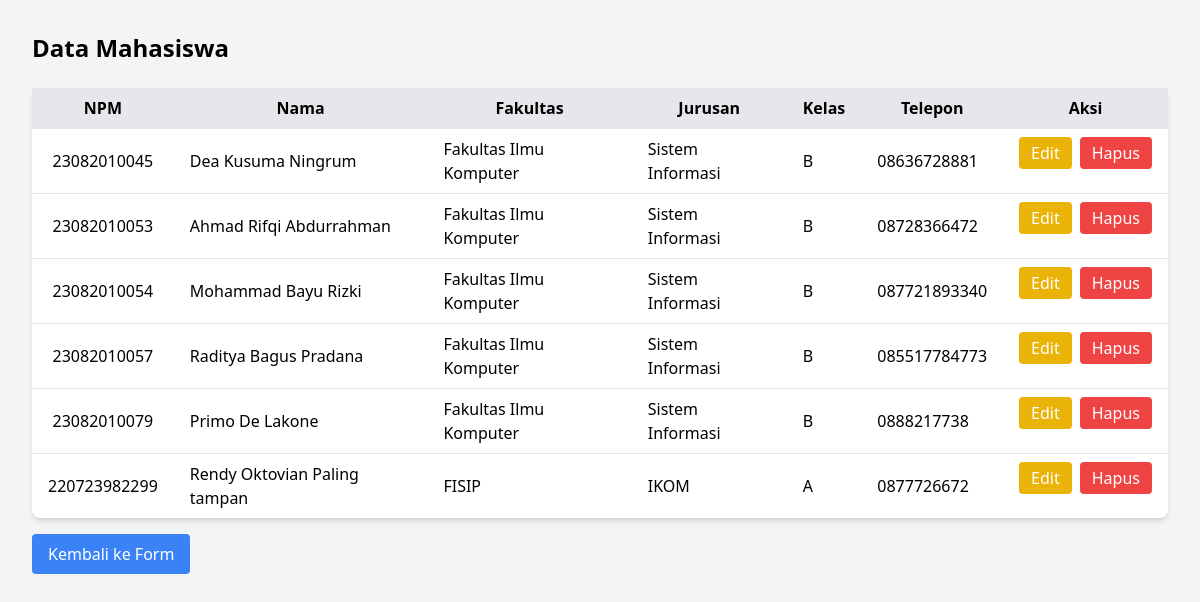
The app's page /read.php with its own data.
### tables this page shows
CREATE TABLE `data_mahasiswa` (
  `npm` bigint(55) NOT NULL,
  `nama` varchar(55) NOT NULL,
  `fakultas` varchar(100) NOT NULL,
  `jurusan` varchar(100) NOT NULL,
  `kelas` varchar(55) NOT NULL,
  `telepon` varchar(55) NOT NULL
);

### read.php (the view, shortened to what this page needs)
<?php
include 'koneksi.php';
$result = $conn->query("SELECT * FROM data_mahasiswa");
?>
<!DOCTYPE html>
<html lang="en">
<head>
    <script src="https://cdn.tailwindcss.com"></script>
</head>
<body class="bg-gray-100 min-h-screen p-8">
    <div class="max-w-6xl mx-auto">
        <h1 class="text-2xl font-bold mb-6">Data Mahasiswa</h1>
        <table class="min-w-full bg-white rounded-lg shadow-md">
            <thead>
                <tr class="bg-gray-200">
                    <th class="py-2 px-4">NPM</th>
                    <th class="py-2 px-4">Nama</th>
                    <th class="py-2 px-4">Fakultas</th>
                    <th class="py-2 px-4">Jurusan</th>
                    <th class="py-2 px-4">Kelas</th>
                    <th class="py-2 px-4">Telepon</th>
                    <th class="py-2 px-4">Aksi</th>
                </tr>
            </thead>
            <tbody>
                <?php while($row = $result->fetch_assoc()): ?>
                <tr class="border-t">
                    <td class="py-2 px-4 text-center"><?= $row['npm'] ?></td>
                    <td class="py-2 px-4"><?= $row['nama'] ?></td>
                    <td class="py-2 px-4"><?= $row['fakultas'] ?></td>
                    <td class="py-2 px-4"><?= $row['jurusan'] ?></td>
                    <td class="py-2 px-4"><?= $row['kelas'] ?></td>
                    <td class="py-2 px-4"><?= $row['telepon'] ?></td>
                    <td class="py-2 px-4 flex gap-2">
                        <a href="update.php?npm=<?= $row['npm'] ?>" class="bg-yellow-500 text-white px-3 py-1 rounded hover:bg-yellow-600">Edit</a>
                        <a href="delete.php?npm=<?= $row['npm'] ?>" class="bg-red-500 text-white px-3 py-1 rounded hover:bg-red-600" onclick="return confirm('Yakin hapus data?')">Hapus</a>
                    </td>
                </tr>
                <?php endwhile; ?>
            </tbody>
        </table>
        <a href="index.php" class="mt-4 inline-block bg-blue-500 text-white px-4 py-2 rounded hover:bg-blue-600">
            Kembali ke Form
        </a>
    </div>
</body>
</html>

### records on screen
data_mahasiswa: npm "23082010045", nama "Dea Kusuma Ningrum", fakultas "Fakultas Ilmu Komputer", jurusan "Sistem Informasi", kelas "B", telepon "08636728881"
data_mahasiswa: npm "23082010053", nama "Ahmad Rifqi Abdurrahman", fakultas "Fakultas Ilmu Komputer", jurusan "Sistem Informasi", kelas "B", telepon "08728366472"
data_mahasiswa: npm "23082010054", nama "Mohammad Bayu Rizki", fakultas "Fakultas Ilmu Komputer", jurusan "Sistem Informasi", kelas "B", telepon "087721893340"
data_mahasiswa: npm "23082010057", nama "Raditya Bagus Pradana", fakultas "Fakultas Ilmu Komputer", jurusan "Sistem Informasi", kelas "B", telepon "085517784773"
data_mahasiswa: npm "23082010079", nama "Primo De Lakone", fakultas "Fakultas Ilmu Komputer", jurusan "Sistem Informasi", kelas "B", telepon "0888217738"
data_mahasiswa: npm "220723982299", nama "Rendy Oktovian Paling tampan", fakultas "FISIP", jurusan "IKOM", kelas "A", telepon "0877726672"
